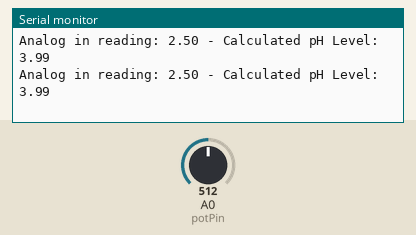
The sketch below on a simulated Arduino Uno, built with avr-gcc and run on an emulated ATmega328P. On the bench: the last lines printed to the serial monitor. The test bench sets the inputs (shaded band); at power-on: A0 (potPin) = 512.

Above: at 1.3 s.
1.4 s: A0 (potPin) set to 716
At 1.9 s:
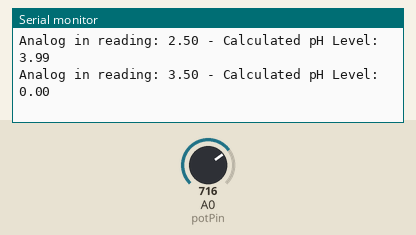
2.9 s: A0 (potPin) set to 900
At 3.4 s:
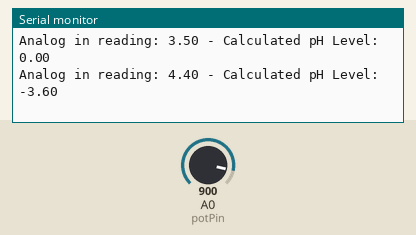
Timing chart, 0 to 5.9 s (numbered marks = the images above; inputs shaded):
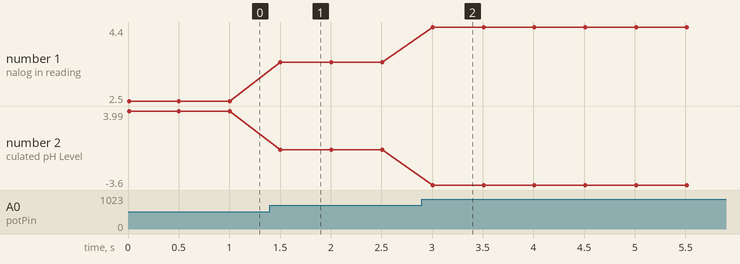

Measured:
- after the input at 1.4 s, the serial monitor: prints a new line after 0.10 s (image 1)
- after the input at 2.9 s, the serial monitor: prints a new line after 0.11 s (image 2)
- plotted number 1: 2.5 → 3.5 after the input at 1.4 s, 3.5 → 4.4 after the input at 2.9 s
- plotted number 2: 3.99 → 0 after the input at 1.4 s, 0 → -3.6 after the input at 2.9 s

The sketch:

simple_read_ph.ino
```cpp
int potPin = A0;
float phSense = 0;
float refvoltage = 1.1;

void setup()
{
  Serial.begin(9600);
  Serial.println("PH sensor ");
  analogReference(INTERNAL);
}

void loop()
{
  int samples = 20;
  int aRead = 0;

  aRead = analogRead(potPin);

  float voltage = aRead * (5.0 / 1023.0);  // assuming 5V reference

  phSense = 14 - voltage/0.25;

  // convert voltage to pH
  Serial.print("Analog in reading: ");
  Serial.print(voltage);

  // print pH value on serial monitor
  Serial.print(" - Calculated pH Level: ");
  Serial.println(phSense, 2); // 1 = one decimal, 2 = two decimals (default),etc   // removed the /10
  delay(500);
 }
```
